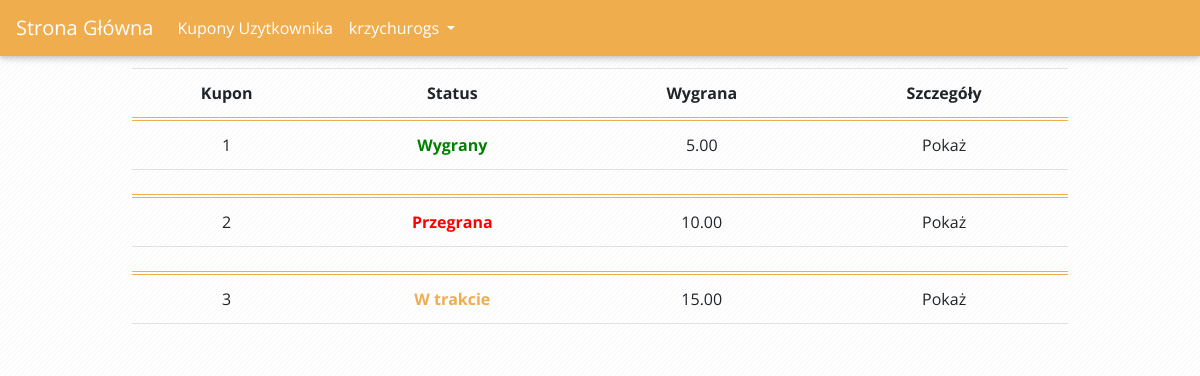
Screenshot of /coupons/ (signed in) with the database file from the repository.
### account/models.py (models this page shows, shortened)
class User(AbstractUser):
	is_customer=models.BooleanField(default=False)

### bets/models.py (models this page shows, shortened)
class Coupon(models.Model):
	coupon_id=models.AutoField(primary_key=True)
	user=models.ForeignKey(User,on_delete=models.CASCADE)
	stake=models.DecimalField(max_digits=8, decimal_places=2,default=1)
	is_placed=models.BooleanField(default=False)
	status=models.BooleanField(blank=True, null=True, default=None)
	placedbets=models.ManyToManyField(PlacedBet)

### bets/views.py (the view)
# urls.py: path('coupons/', show_coupons_view,name="coupons"),
@login_required(login_url='/login')
def show_coupons_view(request):
	context={}
	currentuser=request.user
	coupons=Coupon.objects.filter(user=currentuser)
	context['coupons']=coupons
	return render(request,"bets/couponslist.html",context)

### bets/templates/bets/couponslist.html (shortened to what this page needs)
{% extends 'base.html' %}
{%block content%}
<head>
{% load static %}
	<link rel="stylesheet" type="text/css" href="{% static "style.css" %}">
	<link rel="stylesheet" type="text/css" href="{% static "bootstrap/css/bootstrap.min.css" %}">
</head>
<div class="content">
	<table class="table">
		<thead>
		<tr>
			<th>
				Kupon
			</th>
			<th>
				Status
			</th>
			<th>
				Wygrana
			</th>
			<th>
				Szczegóły
			</th>
		</tr>
	</thead>
			{% for couponitem in coupons %}
			<tr style="border-top: 4px double #f0ad4e;">
				<td>
				{{couponitem.coupon_id}}
				</td>
				<td>
			{%  if couponitem.status  %}
					<span style="color:green;"><b>Wygrany</b></span>
				{% elif couponitem.status is None %}
					<span style="color:#f0ad4e;"><b>W trakcie</b></span>
				{% else %}
					<span style="color:red;"><b>Przegrana</b></span>
			{% endif %}
			</td>
				<td>{{couponitem.stake}}</td>
				<td>
					<span onClick="showdetails({{couponitem.coupon_id}})">Pokaż</span>
				</td>
			</tr>
				<tr>
					<td colspan="4">
		</td>
		</tr>
		{% endfor %}
	</table>
{%endblock content%}

### templates/base.html (shortened to what this page needs)
<!DOCTYPE html>
<html>
<head>
{% load static %}
	<link rel="stylesheet" type="text/css" href="{% static "style.css" %}">
	<link rel="stylesheet" type="text/css" href="{% static "bootstrap/css/bootstrap.min.css" %}">
</head>
<body>
		<div class="header">
	<nav class="navbar navbar-expand-sm ">
  <a class="navbar-brand" href="{% url 'home' %}">Strona Główna</a>
  <ul class="navbar-nav">
    <li class="nav-item">
      <a class="nav-link" href="{% url 'coupons' %}">Kupony Uzytkownika</a>
    </li>
    <li class="nav-item dropdown">
      <a class="nav-link dropdown-toggle" href="#" id="navbardrop" data-toggle="dropdown">
        {{request.user.username}}
      </a>
    </li>
  </ul>
</nav>
	</div>
	 {% block content %}
   {% endblock %}
</body>
</html>

### static/style.css (style rules this page uses)
.header { box-shadow: 0 2px 5px 0 rgba(0,0,0,0.16), 0 2px 10px 0 rgba(0,0,0,0.12); background: #f0ad4e; color: #fff!important; }
table { width: 100%; }
th { text-align: center!important; }
td { text-align: center!important; }
.content { margin: auto; width: 80%; padding: 1%; }
a { color: #fff!important; }
body { background-image: url("images/background.png"); font-family: 'Open Sans', sans-serif!important; }

### rows the page displays
User: user.username "krzychurogs"
Coupon: coupon_id "1", status "Wygrany", stake "5.00"
Coupon: coupon_id "2", status "Przegrana", stake "10.00"
Coupon: coupon_id "3", shows "W trakcie", stake "15.00"
